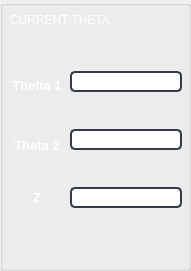
    <widget class="QGroupBox" name="adjust_thelta_2">
     <property name="geometry">
      <rect>
       <x>350</x>
       <y>205</y>
       <width>191</width>
       <height>271</height>
      </rect>
     </property>
     <property name="font">
      <font>
       <family>Segoe UI</family>
       <pointsize>10</pointsize>
      </font>
     </property>
     <property name="styleSheet">
      <string notr="true">QGroupBox{border:2px solid gray;border-radius:5px;margin-top: 1ex;color: ;background-color: transparent;} QGroupBox::title{subcontrol-origin: margin;subcontrol-position:top left;padding:0 3px;}
color: rgb(0, 0, 0);
font: 12pt &quot;Segoe UI&quot;;</string>
     </property>
     <property name="title">
      <string/>
     </property>
     <widget class="QLabel" name="Xposlabel_4">
      <property name="geometry">
       <rect>
        <x>10</x>
        <y>10</y>
        <width>151</width>
        <height>20</height>
       </rect>
      </property>
      <property name="palette">
       <palette>
        <active>
         <colorrole role="WindowText">
          <brush brushstyle="SolidPattern">
           <color alpha="255">
            <red>255</red>
            <green>255</green>
            <blue>255</blue>
           </color>
          </brush>
         </colorrole>
         <colorrole role="Button">
          <brush brushstyle="SolidPattern">
           <color alpha="255">
            <red>30</red>
            <green>30</green>
            <blue>30</blue>
           </color>
          </brush>
         </colorrole>
         <colorrole role="Text">
          <brush brushstyle="SolidPattern">
           <color alpha="255">
            <red>255</red>
            <green>255</green>
            <blue>255</blue>
           </color>
          </brush>
         </colorrole>
         <colorrole role="ButtonText">
          <brush brushstyle="SolidPattern">
           <color alpha="255">
            <red>255</red>
            <green>255</green>
            <blue>255</blue>
           </color>
          </brush>
         </colorrole>
         <colorrole role="Base">
          <brush brushstyle="SolidPattern">
           <color alpha="255">
            <red>30</red>
            <green>30</green>
            <blue>30</blue>
           </color>
          </brush>
         </colorrole>
         <colorrole role="Window">
          <brush brushstyle="SolidPattern">
           <color alpha="255">
            <red>30</red>
            <green>30</green>
            <blue>30</blue>
           </color>
          </brush>
         </colorrole>
        </active>
        <inactive>
         <colorrole role="WindowText">
          <brush brushstyle="SolidPattern">
           <color alpha="255">
            <red>255</red>
            <green>255</green>
            <blue>255</blue>
           </color>
          </brush>
         </colorrole>
         <colorrole role="Button">
          <brush brushstyle="SolidPattern">
           <color alpha="255">
            <red>30</red>
            <green>30</green>
            <blue>30</blue>
           </color>
          </brush>
         </colorrole>
         <colorrole role="Text">
          <brush brushstyle="SolidPattern">
           <color alpha="255">
            <red>255</red>
            <green>255</green>
            <blue>255</blue>
           </color>
          </brush>
         </colorrole>
         <colorrole role="ButtonText">
          <brush brushstyle="SolidPattern">
           <color alpha="255">
            <red>255</red>
            <green>255</green>
            <blue>255</blue>
           </color>
          </brush>
         </colorrole>
         <colorrole role="Base">
          <brush brushstyle="SolidPattern">
           <color alpha="255">
            <red>30</red>
            <green>30</green>
            <blue>30</blue>
           </color>
          </brush>
         </colorrole>
         <colorrole role="Window">
          <brush brushstyle="SolidPattern">
           <color alpha="255">
            <red>30</red>
            <green>30</green>
            <blue>30</blue>
           </color>
          </brush>
         </colorrole>
        </inactive>
        <disabled>
         <colorrole role="WindowText">
          <brush brushstyle="SolidPattern">
           <color alpha="255">
            <red>255</red>
            <green>255</green>
            <blue>255</blue>
           </color>
          </brush>
         </colorrole>
         <colorrole role="Button">
          <brush brushstyle="SolidPattern">
           <color alpha="255">
            <red>30</red>
            <green>30</green>
            <blue>30</blue>
           </color>
          </brush>
         </colorrole>
         <colorrole role="Text">
          <brush brushstyle="SolidPattern">
           <color alpha="255">
            <red>255</red>
            <green>255</green>
            <blue>255</blue>
           </color>
          </brush>
         </colorrole>
         <colorrole role="ButtonText">
          <brush brushstyle="SolidPattern">
           <color alpha="255">
            <red>255</red>
            <green>255</green>
            <blue>255</blue>
           </color>
          </brush>
         </colorrole>
         <colorrole role="Base">
          <brush brushstyle="SolidPattern">
           <color alpha="255">
            <red>30</red>
            <green>30</green>
            <blue>30</blue>
           </color>
          </brush>
         </colorrole>
         <colorrole role="Window">
          <brush brushstyle="SolidPattern">
           <color alpha="255">
            <red>30</red>
            <green>30</green>
            <blue>30</blue>
           </color>
          </brush>
         </colorrole>
        </disabled>
       </palette>
      </property>
      <property name="font">
       <font>
        <family>Segoe UI</family>
        <pointsize>9</pointsize>
        <weight>50</weight>
        <bold>false</bold>
       </font>
      </property>
      <property name="styleSheet">
       <string notr="true">color: rgb(255, 255, 255)</string>
      </property>
      <property name="text">
       <string/>
      </property>
     </widget>
     <widget class="QLabel" name="Xposlabel_13">
      <property name="geometry">
       <rect>
        <x>10</x>
        <y>10</y>
        <width>131</width>
        <height>20</height>
       </rect>
      </property>
      <property name="palette">
       <palette>
        <active>
         <colorrole role="WindowText">
          <brush brushstyle="SolidPattern">
           <color alpha="255">
            <red>255</red>
            <green>255</green>
            <blue>255</blue>
           </color>
          </brush>
         </colorrole>
         <colorrole role="Button">
          <brush brushstyle="SolidPattern">
           <color alpha="255">
            <red>30</red>
            <green>30</green>
            <blue>30</blue>
           </color>
          </brush>
         </colorrole>
         <colorrole role="Text">
          <brush brushstyle="SolidPattern">
           <color alpha="255">
            <red>255</red>
            <green>255</green>
            <blue>255</blue>
           </color>
          </brush>
         </colorrole>
         <colorrole role="ButtonText">
          <brush brushstyle="SolidPattern">
           <color alpha="255">
            <red>255</red>
            <green>255</green>
            <blue>255</blue>
           </color>
          </brush>
         </colorrole>
         <colorrole role="Base">
          <brush brushstyle="SolidPattern">
           <color alpha="255">
            <red>30</red>
            <green>30</green>
            <blue>30</blue>
           </color>
          </brush>
         </colorrole>
         <colorrole role="Window">
          <brush brushstyle="SolidPattern">
           <color alpha="255">
            <red>30</red>
            <green>30</green>
            <blue>30</blue>
           </color>
          </brush>
         </colorrole>
        </active>
        <inactive>
         <colorrole role="WindowText">
          <brush brushstyle="SolidPattern">
           <color alpha="255">
            <red>255</red>
            <green>255</green>
            <blue>255</blue>
           </color>
          </brush>
         </colorrole>
         <colorrole role="Button">
          <brush brushstyle="SolidPattern">
           <color alpha="255">
            <red>30</red>
            <green>30</green>
            <blue>30</blue>
           </color>
          </brush>
         </colorrole>
         <colorrole role="Text">
          <brush brushstyle="SolidPattern">
           <color alpha="255">
            <red>255</red>
            <green>255</green>
            <blue>255</blue>
           </color>
          </brush>
         </colorrole>
         <colorrole role="ButtonText">
          <brush brushstyle="SolidPattern">
           <color alpha="255">
            <red>255</red>
            <green>255</green>
            <blue>255</blue>
           </color>
          </brush>
         </colorrole>
         <colorrole role="Base">
          <brush brushstyle="SolidPattern">
           <color alpha="255">
            <red>30</red>
            <green>30</green>
            <blue>30</blue>
           </color>
          </brush>
         </colorrole>
         <colorrole role="Window">
          <brush brushstyle="SolidPattern">
           <color alpha="255">
            <red>30</red>
            <green>30</green>
            <blue>30</blue>
           </color>
          </brush>
         </colorrole>
        </inactive>
        <disabled>
         <colorrole role="WindowText">
          <brush brushstyle="SolidPattern">
           <color alpha="255">
            <red>255</red>
            <green>255</green>
            <blue>255</blue>
           </color>
          </brush>
         </colorrole>
         <colorrole role="Button">
          <brush brushstyle="SolidPattern">
           <color alpha="255">
            <red>30</red>
            <green>30</green>
            <blue>30</blue>
           </color>
          </brush>
         </colorrole>
         <colorrole role="Text">
          <brush brushstyle="SolidPattern">
           <color alpha="255">
            <red>255</red>
            <green>255</green>
            <blue>255</blue>
           </color>
          </brush>
         </colorrole>
         <colorrole role="ButtonText">
          <brush brushstyle="SolidPattern">
           <color alpha="255">
            <red>255</red>
            <green>255</green>
            <blue>255</blue>
           </color>
          </brush>
         </colorrole>
         <colorrole role="Base">
          <brush brushstyle="SolidPattern">
           <color alpha="255">
            <red>30</red>
            <green>30</green>
            <blue>30</blue>
           </color>
          </brush>
         </colorrole>
         <colorrole role="Window">
          <brush brushstyle="SolidPattern">
           <color alpha="255">
            <red>30</red>
            <green>30</green>
            <blue>30</blue>
           </color>
          </brush>
         </colorrole>
        </disabled>
       </palette>
      </property>
      <property name="font">
       <font>
        <family>Segoe UI</family>
        <pointsize>9</pointsize>
        <weight>50</weight>
        <bold>false</bold>
       </font>
      </property>
      <property name="styleSheet">
       <string notr="true">color: rgb(255, 255, 255)</string>
      </property>
      <property name="text">
       <string>CURRENT THETA</string>
      </property>
     </widget>
     <widget class="QWidget" name="layoutWidget">
      <property name="geometry">
       <rect>
        <x>10</x>
        <y>70</y>
        <width>54</width>
        <height>151</height>
       </rect>
      </property>
      <layout class="QGridLayout" name="gridLayout_8">
       <item row="0" column="0">
        <widget class="QLabel" name="label_2">
         <property name="font">
          <font>
           <pointsize>10</pointsize>
           <weight>75</weight>
           <bold>true</bold>
          </font>
         </property>
         <property name="styleSheet">
          <string notr="true">color: rgb(255, 255, 255)</string>
         </property>
         <property name="text">
          <string>&lt;html&gt;&lt;head/&gt;&lt;body&gt;&lt;p align=&quot;center&quot;&gt;Thelta 1&lt;br/&gt;&lt;/p&gt;&lt;/body&gt;&lt;/html&gt;</string>
         </property>
        </widget>
       </item>
       <item row="1" column="0">
        <widget class="QLabel" name="label_3">
         <property name="font">
          <font>
           <pointsize>10</pointsize>
           <weight>75</weight>
           <bold>true</bold>
          </font>
         </property>
         <property name="styleSheet">
          <string notr="true">color: rgb(255, 255, 255)</string>
         </property>
         <property name="text">
          <string>&lt;html&gt;&lt;head/&gt;&lt;body&gt;&lt;p align=&quot;center&quot;&gt;Theta 2&lt;/p&gt;&lt;/body&gt;&lt;/html&gt;</string>
         </property>
        </widget>
       </item>
       <item row="2" column="0">
        <widget class="QLabel" name="label_4">
         <property name="font">
          <font>
           <pointsize>10</pointsize>
           <weight>75</weight>
           <bold>true</bold>
          </font>
         </property>
         <property name="styleSheet">
          <string notr="true">color: rgb(255, 255, 255)</string>
         </property>
         <property name="text">
          <string>&lt;html&gt;&lt;head/&gt;&lt;body&gt;&lt;p align=&quot;center&quot;&gt;Z&lt;/p&gt;&lt;/body&gt;&lt;/html&gt;</string>
         </property>
        </widget>
       </item>
      </layout>
     </widget>
     <widget class="QWidget" name="layoutWidget">
      <property name="geometry">
       <rect>
        <x>70</x>
        <y>40</y>
        <width>112</width>
        <height>201</height>
       </rect>
      </property>
      <layout class="QGridLayout" name="gridLayout_9">
       <item row="0" column="0">
        <widget class="QLineEdit" name="current_theta1">
         <property name="styleSheet">
          <string notr="true">QLineEdit {
	background-color: rgb(255 , 255 , 255 );
	border-radius: 5px;
	border: 2px solid rgb(52, 59, 72);
}
QLineEdit:hover {
	border: 2px solid rgb(255 , 255 , 255 );
	background-color:rgb(255 , 255 , 255 );
}
QLineEdit:focus {
	border: 2px solid rgb(255 , 255 , 255 );
}</string>
         </property>
        </widget>
       </item>
       <item row="1" column="0">
        <widget class="QLineEdit" name="current_theta2">
         <property name="styleSheet">
          <string notr="true">QLineEdit {
	background-color: rgb(255 , 255 , 255 );
	border-radius: 5px;
	border: 2px solid rgb(52, 59, 72);
}
QLineEdit:hover {
	border: 2px solid rgb(255 , 255 , 255 );
	background-color:rgb(255 , 255 , 255 );
}
QLineEdit:focus {
	border: 2px solid rgb(255 , 255 , 255 );
}</string>
         </property>
        </widget>
       </item>
       <item row="2" column="0">
        <widget class="QLineEdit" name="current_z1">
         <property name="styleSheet">
          <string notr="true">QLineEdit {
	background-color: rgb(255 , 255 , 255 );
	border-radius: 5px;
	border: 2px solid rgb(52, 59, 72);
}
QLineEdit:hover {
	border: 2px solid rgb(255 , 255 , 255 );
	background-color:rgb(255 , 255 , 255 );
}
QLineEdit:focus {
	border: 2px solid rgb(255 , 255 , 255 );
}</string>
         </property>
        </widget>
       </item>
      </layout>
     </widget>
    </widget>
